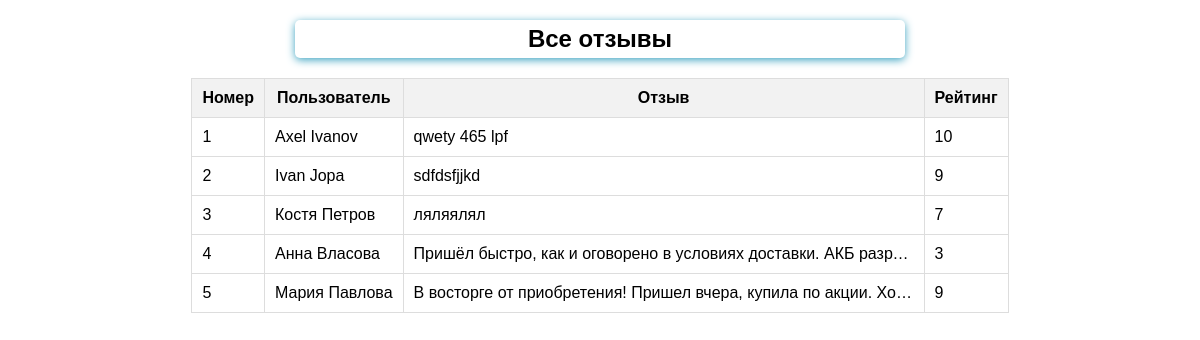
/all, run on an earlier commit of the app's database.
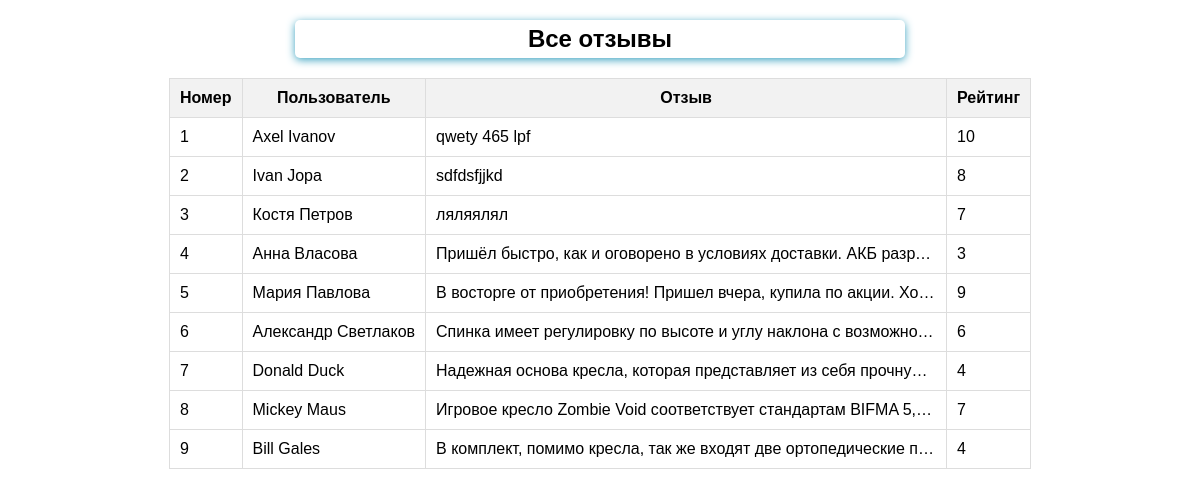
And on a later commit of the database.
### feedback/models.py (models this page shows)
class Feedback(models.Model):
    name = models.CharField(max_length=20, validators=[MinLengthValidator(2)])
    surname = models.CharField(max_length=20, validators=[MinLengthValidator(2)])
    feedback = models.TextField()
    rating = models.PositiveIntegerField(
        validators=[MinValueValidator(1), MaxValueValidator(10)]
    )

### feedback/views.py (the view)
# urls.py: path('all', ListFeedBackView.as_view(), name='list_feedback'),
class ListFeedBackView(ListView):
    template_name = 'feedback/list_feedback.html'
    model = Feedback
    context_object_name = 'feedbacks'

### feedback/templates/feedback/list_feedback.html (shortened to what this page needs)
{% extends 'feedback/base.html' %}
{% load static %}
{% block content %}
    <link rel="stylesheet" href="{% static 'feedback/styles.css' %}">
    <h2>Все отзывы</h2>
    {% if feedbacks %}
        <table class="feedback-table">
            <thead>
                <tr>
                    <th>Номер</th>
                    <th>Пользователь</th>
                    <th>Отзыв</th>
                    <th>Рейтинг</th>
                </tr>
            </thead>
            <tbody>
                {% for feedback in feedbacks %}
                    <tr onclick= "window.location='{% url 'detail_feedback' feedback.id %}'" style="cursor: pointer;">
                        <td>{{ forloop.counter }}</td>
                        <td>{{ feedback.name }} {{ feedback.surname }}</td>
                        <td class="feedback-cell">{{ feedback.feedback }}</td>
                        <td>{{ feedback.rating }}</td>
                    </tr>
                {% endfor %}
            </tbody>
        </table>
    {% else %}
        <p>Отзывов пока нет.</p>
    {% endif %}
{% endblock %}

### feedback/templates/feedback/base.html (shortened to what this page needs)
{% load static %}
<!DOCTYPE html>
<html lang="en">
<head>
    <link rel="stylesheet" href=" {% static 'feedback/forms.css' %}">
</head>
<body>
   {% block content %} {% endblock %}
</body>
</html>

### feedback/static/feedback/forms.css (style rules this page uses)
body { margin: 0; font-family: Sans-Serif; }
h2 { width:50%; margin: 20px auto 5px; text-align: center; padding: 5px; border-radius: 5px; box-shadow: 0 2px 8px #3ca3c1; }

### feedback/static/feedback/styles.css (style rules this page uses)
.feedback-table { width: auto; max-width: 80%; margin: 20px auto; border-collapse: collapse; }
.feedback-table th, .feedback-table td { padding: 10px; border: 1px solid #ddd; }
.feedback-table th { background-color: #f2f2f2; font-weight: bold; }
.feedback-table tbody tr { cursor: pointer; transition: all 0.3s ease; }
.feedback-table td.feedback-cell { max-width: 500px; white-space: nowrap; overflow: hidden; text-overflow: ellipsis; }

What changed in the data, as far as the page shows it:
changed Feedback "Ivan": rating "9" → "8"
added Feedback: name "Александр", surname "Светлаков", feedback "Спинка имеет регулировку по высоте и углу наклона с возможно…", rating "6"
added Feedback: name "Donald", surname "Duck", feedback "Надежная основа кресла, которая представляет из себя прочну…", rating "4"
added Feedback: name "Mickey", surname "Maus", feedback "Игровое кресло Zombie Void соответствует стандартам BIFMA 5,…", rating "7"
added Feedback: name "Bill", surname "Gales", feedback "В комплект, помимо кресла, так же входят две ортопедические п…", rating "4"
